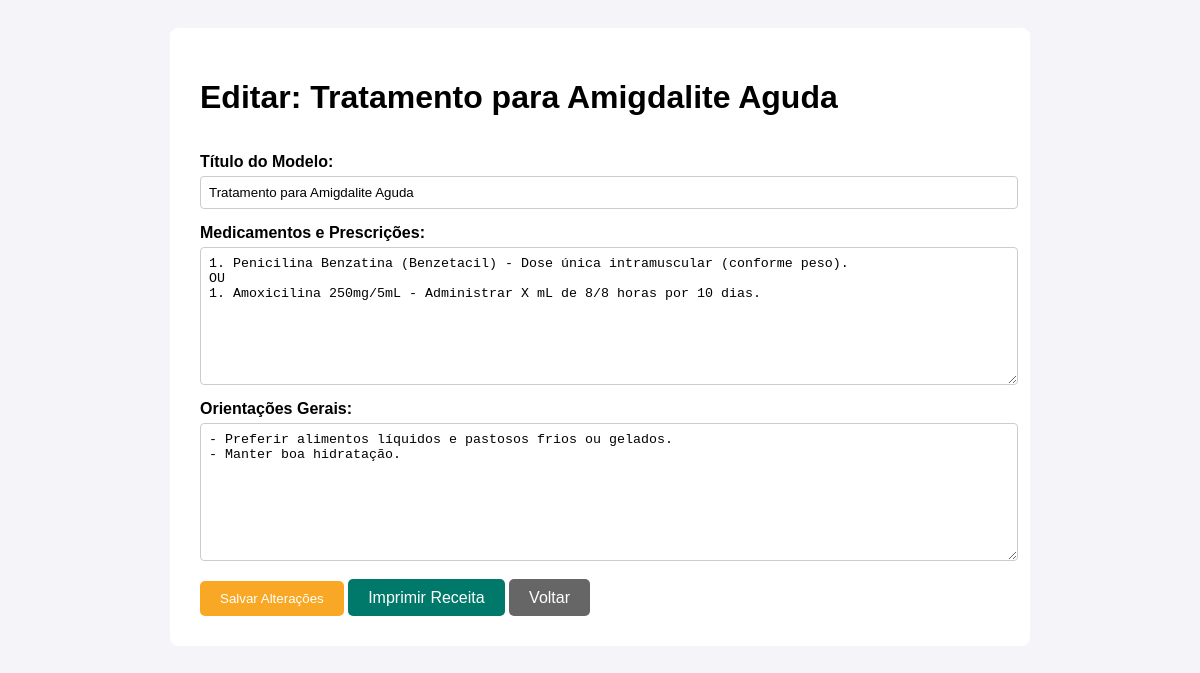
/aplicacao/receitas/4/ (signed in), run on the app's committed database.
### aplicacao/models.py (models this page shows, shortened)
class ReceitaTemplate(models.Model):
    cid = models.ForeignKey(CID, on_delete=models.CASCADE, related_name="templates")
    titulo = models.CharField(max_length=200, help_text="Ex: Tratamento para Virose Comum")
    medicamentos = models.TextField(help_text="Liste os medicamentos e suas dosagens. Ex: Dipirona 500mg - 1 comp a cada 6h por 3 dias.")
    orientacoes_gerais = models.TextField(help_text="Ex: Manter repouso, beber bastante líquido.")

### aplicacao/views.py (the view, shortened to what this page needs)
# urls.py: path('receitas/<int:template_id>/', views.detalhe_receita, name='detalhe_receita'),
@login_required
def detalhe_receita(request, template_id):
    template = get_object_or_404(ReceitaTemplate, id=template_id)
    return render(request, 'aplicacao/detalhe_receita.html', {'template': template})

### templates/aplicacao/detalhe_receita.html (shortened to what this page needs)
<!DOCTYPE html>
<html lang="pt-br">
<head>
</head>
<body>
    <div class="container">
        <h1>Editar: {{ template.titulo }}</h1>
        <form method="POST">
            <label for="titulo">Título do Modelo:</label>
            <input type="text" name="titulo" value="{{ template.titulo }}" required>
            <label for="medicamentos">Medicamentos e Prescrições:</label>
            <textarea name="medicamentos">{{ template.medicamentos }}</textarea>
            <label for="orientacoes_gerais">Orientações Gerais:</label>
            <textarea name="orientacoes_gerais">{{ template.orientacoes_gerais }}</textarea>
            <div class="actions">
                <button type="submit" class="btn btn-salvar">Salvar Alterações</button>
                <a href="{% url 'imprimir_receita' template.id %}" class="btn btn-imprimir">Imprimir Receita</a>
                <a href="{% url 'acessar_receitas' %}" class="btn btn-voltar">Voltar</a>
            </div>
        </form>
    </div>
</body>
</html>

### templates/aplicacao/detalhe_receita.html (style rules this page uses)
body { font-family: sans-serif; background-color: #f4f4f9; padding: 20px; }
.container { max-width: 800px; margin: auto; background: #fff; padding: 30px; border-radius: 8px; }
form { display: flex; flex-direction: column; }
label { font-weight: bold; margin-top: 15px; }
input, textarea { width: 100%; padding: 8px; margin-top: 5px; border-radius: 4px; border: 1px solid #ccc; }
textarea { height: 120px; }
.actions { margin-top: 20px; }
.btn { padding: 10px 20px; border: none; border-radius: 5px; color: white; text-decoration: none; cursor: pointer; }
.btn-salvar { background-color: #f9a825; }
.btn-imprimir { background-color: #00796b; }
.btn-voltar { background-color: #666; }

### data on the page
ReceitaTemplate: titulo "Tratamento para Amigdalite Aguda", medicamentos "1. Penicilina Benzatina (Benzetacil) - Dose única intramuscular (conforme peso). OU 1. Amoxicilina 250mg/5mL - Administrar X mL de 8/8 horas por 10 dias.", orientacoes_gerais "- Preferir alimentos líquidos e pastosos frios ou gelados. - Manter boa hidratação."
